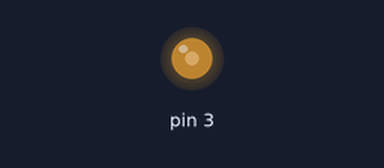
Bench run of a sketch on a simulated Arduino Uno, built with avr-gcc and run on an emulated ATmega328P. On the bench: output pins drawn as LEDs (lit = HIGH). At 0.0 s the program stops and its outputs stay as they are.

Above: at 0.1 s.
Timing chart, 0 to 1.5 s (numbered marks = the images above):
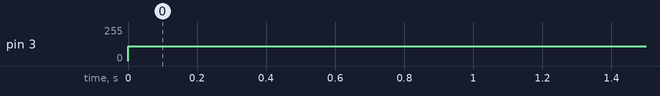

The sketch:

Oscilloscope_R1.ino
```cpp
#include <SPI.h>

#define CS_ADC 6

ISR(TIMER2_COMPB_vect){  // Interrupt service routine to pulse the modulated pin 3
  //if(adcOK == 1)
    readADC();
    //digitalWrite(LEDSq, HIGH);
}

void setIrModOutput(){  // sets pin 3 at 400kHz
  pinMode(3, OUTPUT);
  TCCR2A = _BV(COM2B1) | _BV(WGM21) | _BV(WGM20); // Just enable output on Pin 3 and disable it on Pin 11
  TCCR2B = _BV(WGM22) | _BV(CS22);
  OCR2A = 7; // defines the frequency 51 = 38.4 KHz, 54 = 36.2 KHz, 58 = 34 KHz, 62 = 32 KHz
  OCR2B = round(OCR2A/2);  // defines the duty cycle - Half the OCR2A value for 50%
  TCCR2B = TCCR2B & 0b00111000 | 0x2; // select a prescale value of 8:1 of the system clock
}

void setup()
{
  setIrModOutput();
  TIMSK2 = _BV(OCIE2B); // Output Compare Match B Interrupt Enable

  pinMode(CS_ADC, OUTPUT);

  Serial.begin(1000000); // start serial communication at 9600bps

  digitalWrite(CS_ADC, HIGH);

  SPI.setDataMode(SPI_MODE2); // requires SPI Mode for AD9837
  SPI.begin();

  delay(1000); //A little set up time, just to make sure everything's stable
}

void loop()
{
  //readADC();
}

void readADC(){
  digitalWrite(CS_ADC, LOW);
  int valA = SPI.transfer(0xff);
  int valB = SPI.transfer(0xff);
  digitalWrite(CS_ADC, HIGH);

  //Serial.println(valA, BIN);
  //Serial.println(valB, BIN);

  int val = ((valA << 8) & 0xff00 ) | (valB & 0xff);
  //Serial.println(val, BIN);
  val = (val >> 4) & 0xff;
  //Serial.println(val, BIN);
  Serial.write(0xff);
  Serial.write(val);

  //Serial.println();
  //delayMicroseconds(50);
}
```

Measured:
- by itself, pin 3: 0/255 → 109/255 at 0.00 s
